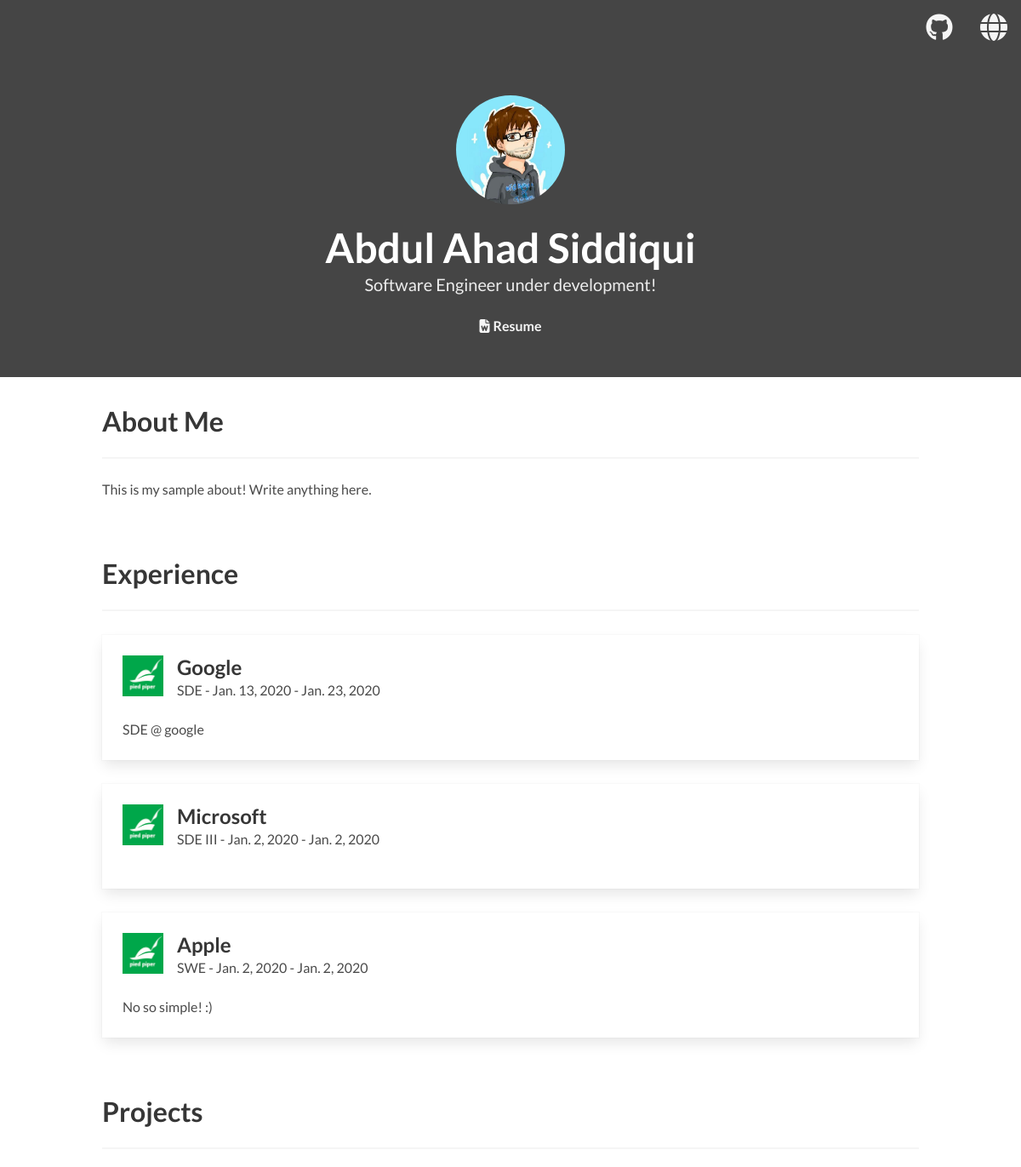
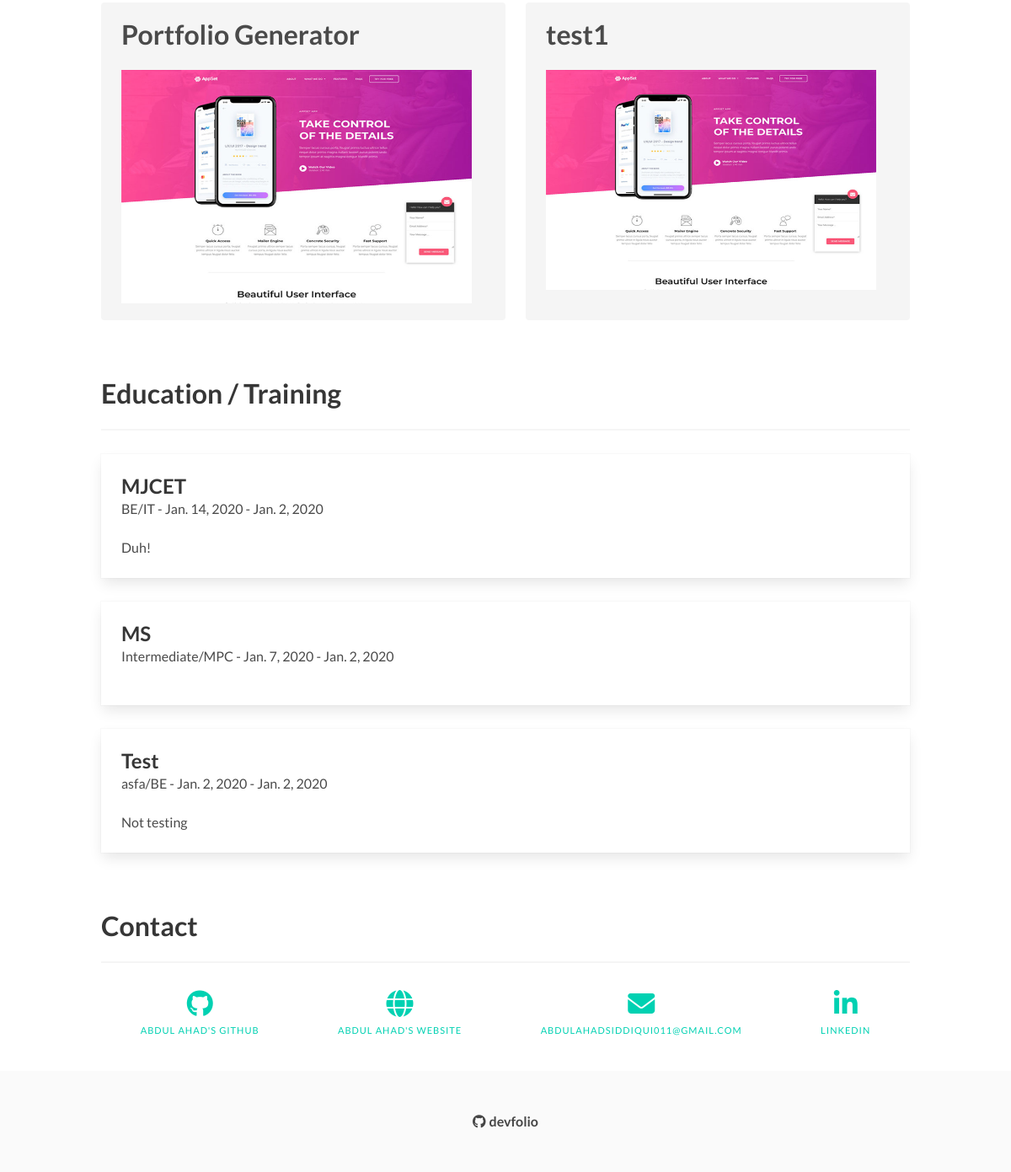
The page /portfolio/ (signed in) on the database its author committed (2 pictures, top to bottom).
### getdetails/models.py (models this page shows, shortened)
class UserInfo(models.Model):
    fname = models.CharField(max_length = 50)
    lname = models.CharField(max_length = 50)
    headline = models.CharField(max_length = 250)
    about = models.TextField()
    github = models.CharField(max_length=150)
    linkedin = models.CharField(max_length=150)
    email = models.CharField(max_length=150)
    website = models.CharField(max_length=150)
    photo = models.ImageField(upload_to='user_profiles')
    user = models.ForeignKey(User, on_delete = models.CASCADE)
    template_val = models.CharField(max_length=20)

class Experience(models.Model):
    company = models.CharField(max_length=100)
    position = models.CharField(max_length=100)
    startdate = models.DateField()
    endate = models.DateField()
    desc = models.TextField(blank=True)
    userinfo = models.ForeignKey(UserInfo, on_delete = models.CASCADE)
    def __str__(self):
        return self.position + ' @ ' + self.company

class Project(models.Model):
    name = models.CharField(max_length=100)
    desc = models.TextField(blank=True)
    startdate = models.DateField()
    endate = models.DateField()
    link = models.CharField(max_length=150)
    userinfo = models.ForeignKey(UserInfo, on_delete = models.CASCADE)

class School(models.Model):
    school = models.CharField(max_length=100)
    course = models.CharField(max_length=100)
    specialization = models.CharField(max_length=100)
    startdate = models.DateField()
    endate = models.DateField()
    desc = models.TextField(blank=True)
    userinfo = models.ForeignKey(UserInfo, on_delete = models.CASCADE)

### generator/views.py (the view)
# urls.py: path('', views.index, name = 'auth'),
@login_required
def index(request):
    user_id = request.user.id                                                               # Using user_id because foreign key is mapped to primary key of user i.e. user_id not username (request.user)
    if not UserInfo.objects.filter(user__exact = user_id):                                  # If the query set doesn't have a single element
       return render(request, 'failure_portfolio.html', {'value':request.user})
    else:
        user_bio_id = UserInfo.objects.filter(user__exact = user_id).get().id               # get() returns a single element instead of a query set
        user_bio = UserInfo.objects.filter(user__exact = user_id).get()
        experiences = Experience.objects.filter(userinfo__exact = user_bio_id)
        schools = School.objects.filter(userinfo__exact = user_bio_id)
        certificates = Certificate.objects.filter(userinfo__exact = user_bio_id)
        volunteerings = Volunteering.objects.filter(userinfo__exact = user_bio_id)
        skills = Skill.objects.filter(userinfo__exact = user_bio_id)
        projects = Project.objects.filter(userinfo__exact = user_bio_id)
        awards = Award.objects.filter(userinfo__exact = user_bio_id)
        orgs = Organisation.objects.filter(userinfo__exact = user_bio_id)
        print(experiences)
        return render(request, user_bio.template_val, {'value' : 'portfolio',
                                                        'bio' : user_bio,
                                                        'exp': experiences,
                                                        'schools':schools,
                                                        'certificates':certificates,
                                                        'vols':volunteerings,
                                                        'skills':skills,
                                                        'projects':projects,
                                                        'awards':awards,
                                                        'orgs':orgs})

### templates/template1.html (shortened to what this page needs)
{% load static %}
<!DOCTYPE html>
<html lang="en">
<head>
  <link rel="stylesheet" href="{% static 'css1/main.bundle.css' %}">
</head>
<body>
  <nav class="navbar is-primary" role="navigation" aria-label="main navigation">
    <div class="navbar-menu">
      <div class="navbar-end">
        <div class="navbar-item">
          <a href="{{ bio.github }}" class="icon is-large has-text-light">
            <i class="fab fa-2x fa-github"></i>
          </a>
        </div>
        <div class="navbar-item">
          <a href="{{ bio.website }}" class="icon is-large has-text-light">
            <i class="fas fa-2x fa-globe"></i>
          </a>
        </div>
      </div>
    </div>
  </nav>
  <section class="hero is-primary">
    <div class="hero-body">
      <div class="container">
        <div class="level">
          <div class="level-item has-text-centered">
            <figure class="image is-128x128">
              <img class="is-rounded" src="{% get_media_prefix %}{{ bio.photo }}">
            </figure>
          </div>
        </div>
        <div class="columns has-text-centered">
          <div class="column">
            <h1 class="title is-1">
              {{ bio.fname }} {{bio.lname}}
            </h1>
            <h2 class="subtitle">
              {{bio.headline}}
            </h2>
            <p>
              <a href="{% static 'docs1/resume.txt' %}" class="icon has-text-light">
                <i class="fas fa-file-word"></i> <strong>Resume</strong>
              </a>
            </p>
          </div>
        </div>
      </div>
    </div>
  </section>
  <section class="section">
    <div class="container">
      <h1 class="title">About Me</h1>
      <hr />
      <p>{{bio.about}}</p>
    </div>
  </section>
  <section class="section">
    <div class="container">
      <h1 class="title">Experience</h1>
      <hr />
      {% for e in exp %}
      <div class="card card-gap">
        <div class="card-content">
          <div class="media">
            <div class="media-left">
              <figure class="image is-48x48">
                <img src="{% static 'img1/pied-piper-logo.png' %}" alt="Placeholder image">
              </figure>
            </div>
            <div class="media-content">
              <p class="title is-4">{{e.company}}</p>
              <p class="subtitle is-6">{{e.position}} - <time datetime="2018-1">{{e.startdate}}</time> - <time
                  datetime="2017-9">{{e.endate}}</time></p>
            </div>
          </div>
          <div class="content">
            <p>{{e.desc}}</p>
          </div>
        </div>
      </div>
      {% endfor %}
    </div>
  </section>
  <section class="section">
    <div class="container">
      <h1 class="title">Projects</h1>
      <hr />
      <div class="tile is-ancestor">
        <div class="tile is-vertical is-12">
          {%for project in projects%}
          <div class="tile">
            <div class="tile is-parent is-vertical">
              <article class="tile is-child notification">
                <p class="title">{{project.name}}</p>
                <figure class="image is-3by2">
                  <img class="modal-trigger" data-target="project-1-modal" src="{% static 'img1/project-1-cover.png' %}">
                </figure>
              </article>
            </div>
            {%endfor%}
          </div>
        </div>
      </div>
    </div>
  </section>
  <section class="section">
    <div class="container">
      <h1 class="title">Education / Training</h1>
      <hr />
      {%for school in schools%}
      <div class="card card-gap">
        <div class="card-content">
          <div class="content">
            <p class="title is-4">{{school.school}}</p>
            <p class="subtitle is-6">{{school.course}}/{{school.specialization}} - <time datetime="2015-9">{{school.startdate}}</time> - <time
                datetime="2015-9">{{school.endate}}</time></p>
          </div>
          <div class="content">
            {{school.desc}}
          </div>
        </div>
      </div>
      {%endfor%}
    </div>
  </section>
  <section class="section">
    <div class="container">
      <h1 class="title">Contact</h1>
      <hr />
      <nav class="level">
        <div class="level-item has-text-centered">
          <div>
            <a href="{{ bio.github }}" class="icon is-large">
              <i class="fab fa-2x fa-github"></i>
            </a>
            <p class="heading"><a href="{{ bio.github }}">{{ bio.fname }}'s Github</a></p>
          </div>
        </div>
        <div class="level-item has-text-centered">
          <div>
            <a href="{{ bio.website }}" class="icon is-large">
              <i class="fas fa-2x fa-globe"></i>
            </a>
            <p class="heading"><a href="{{ bio.website }}">{{ bio.fname }}'s website</a></p>
          </div>
        </div>
        <div class="level-item has-text-centered">
          <div>
            <a href="mailto:{{bio.email}}" class="icon is-large">
              <i class="fas fa-2x fa-envelope"></i>
            </a>
            <p class="heading"><a href="mailto:{{bio.email}}">{{bio.email}}</a></p>
          </div>
        </div>
        <div class="level-item has-text-centered">
          <div>
            <a href="{{bio.linkedin}}" class="icon is-large">
              <i class="fab fa-2x fa-linkedin-in"></i>
            </a>
            <p class="heading"><a href="{{bio.linkedin}}">linkedin</a></p>
          </div>
        </div>
      </nav>
    </div>
  </section>
  <footer class="footer">
    <div class="content has-text-centered">
      <p>
        <a href="{{ bio.github }}/devfolio" target="_blank" class="icon has-text-primary">
          <i class="fab fa-github"></i> <strong>devfolio</strong></a>
      </p>
    </div>
  </footer>
</body>
</html>

### rows shown on the page
UserInfo: photo (picture), fname "Abdul Ahad", lname "Siddiqui", headline "Software Engineer under development!", about "This is my sample about! Write anything here.", fname "ABDUL AHAD", email "ABDULAHADSIDDIQUI011@GMAIL.COM"
Experience: company "Google", position "SDE", startdate "Jan. 13, 2020", endate "Jan. 23, 2020", desc "SDE @ google"
Experience: company "Microsoft", position "SDE III", startdate "Jan. 2, 2020", endate "Jan. 2, 2020"
Experience: company "Apple", position "SWE", startdate "Jan. 2, 2020", endate "Jan. 2, 2020", desc "No so simple! :)"
Project: name "Portfolio Generator"
Project: name "test1"
School: school "MJCET", course "BE", specialization "IT", startdate "Jan. 14, 2020", endate "Jan. 2, 2020", desc "Duh!"
School: school "MS", course "Intermediate", specialization "MPC", startdate "Jan. 7, 2020", endate "Jan. 2, 2020"
School: school "Test", course "asfa", specialization "BE", startdate "Jan. 2, 2020", endate "Jan. 2, 2020", desc "Not testing"
